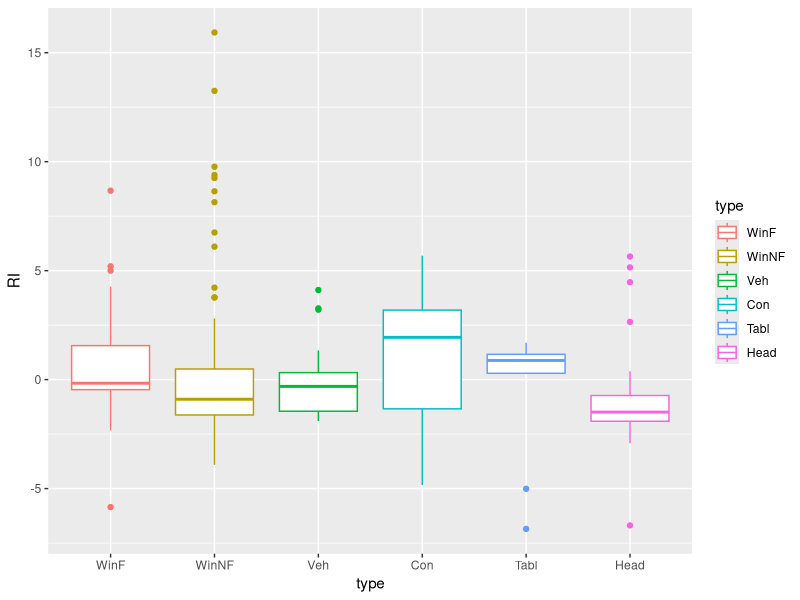
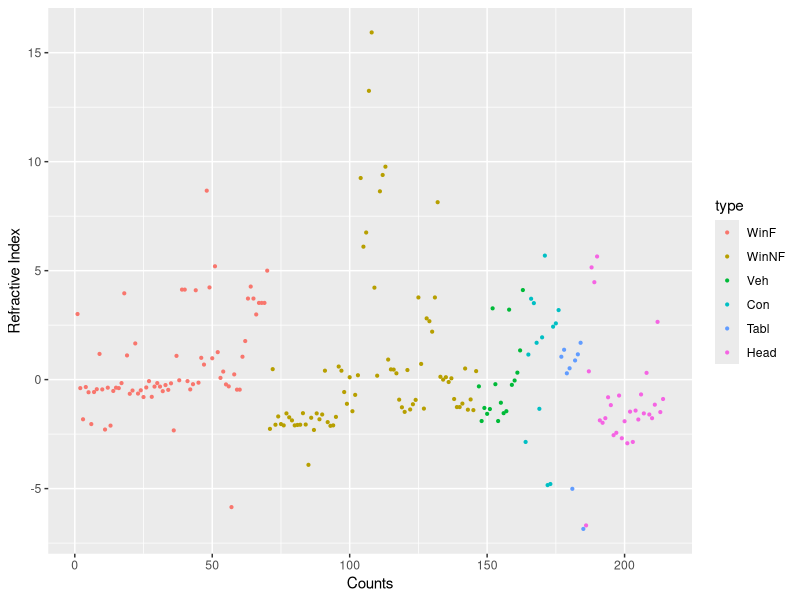
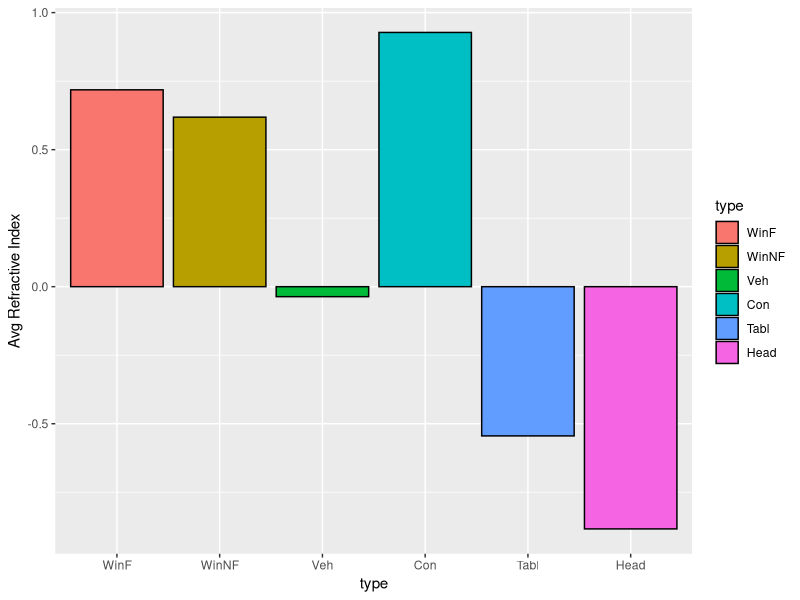
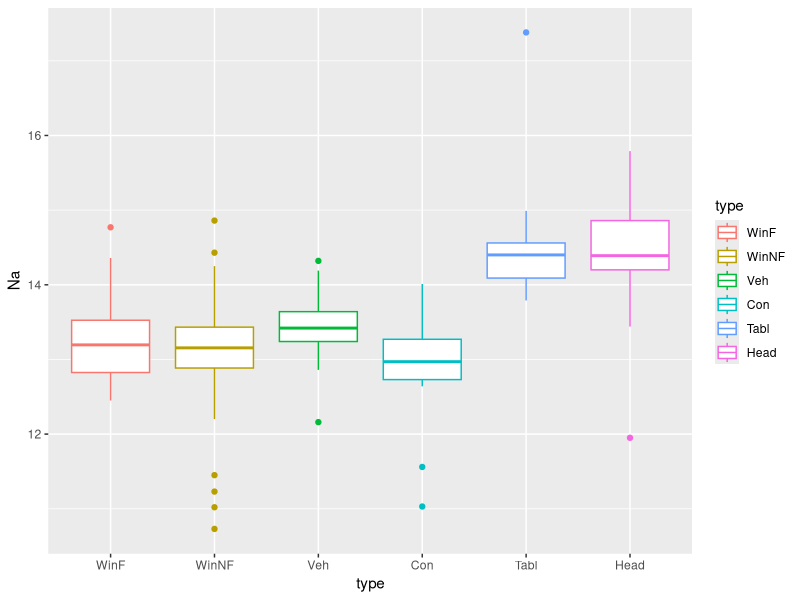
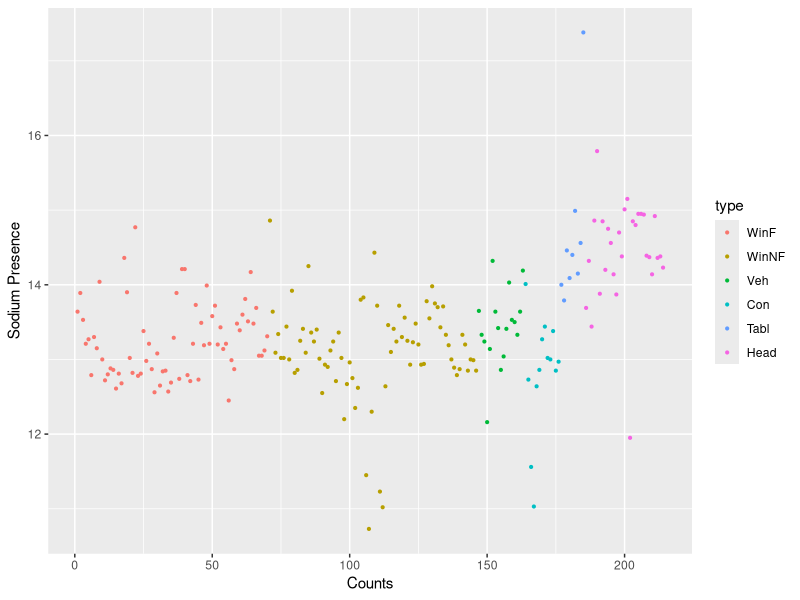
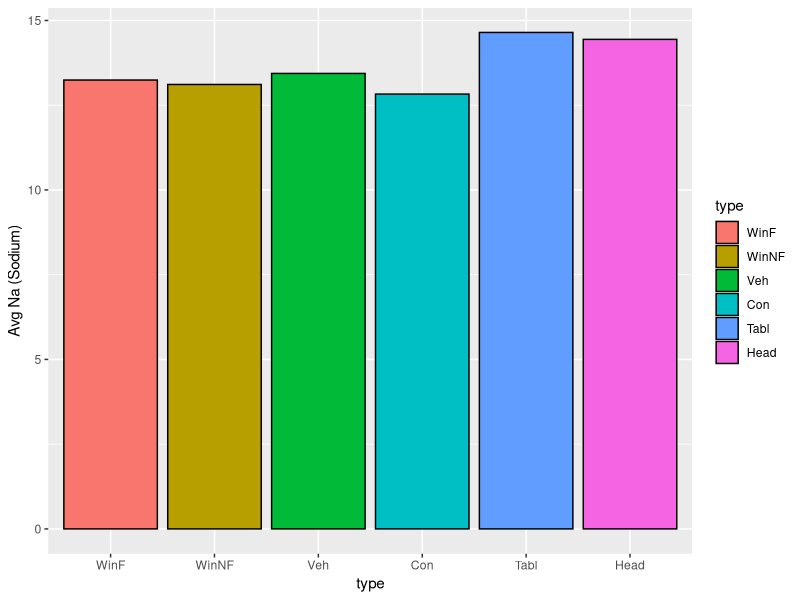
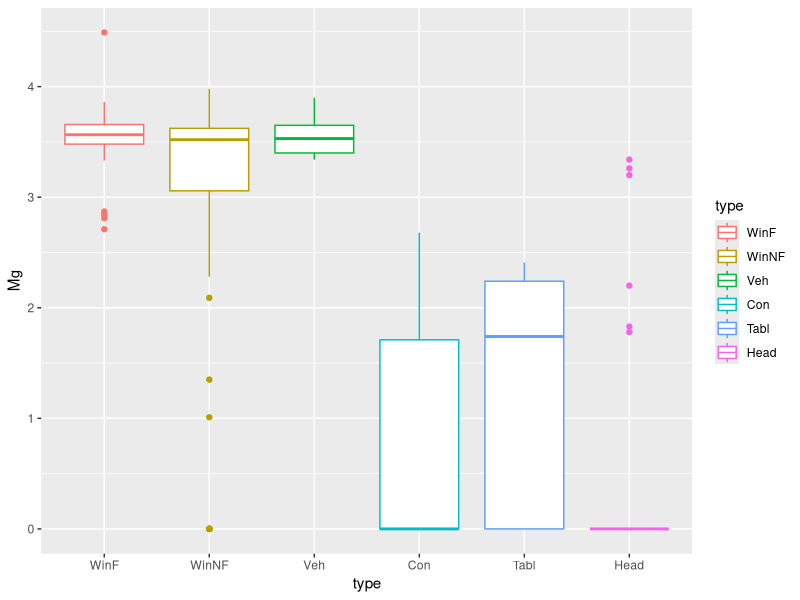
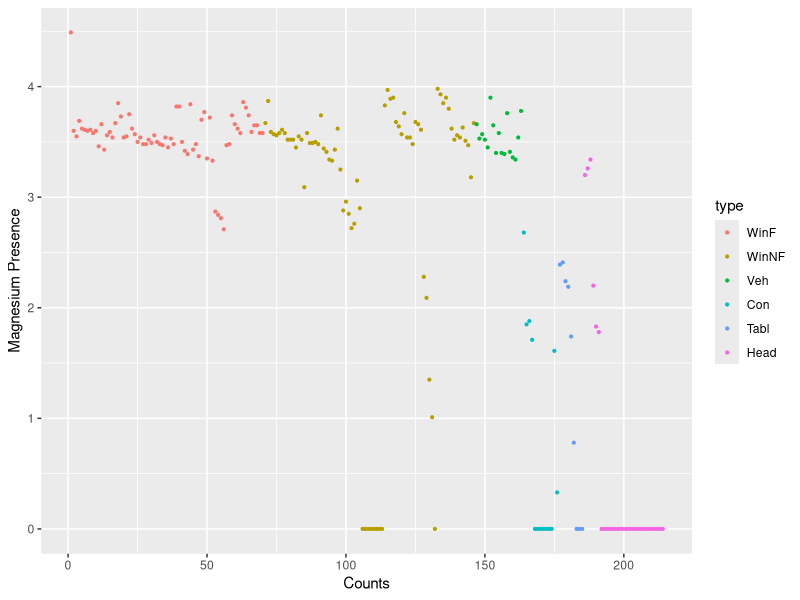

R code for these plots, in order:
# ******************************************************************************************************
# K-Nearest Neighbor Classification - Forensic Glass Dataset
# 
# We analyze the data set of 214 glass shards of six possible glass types
# based on the available measurements on shard characteristics including Refractive index (RI)
# Which group of glass does the sample belong to..?
# ******************************************************************************************************

options(scipen = 999)

# use of external libraries
library(class)
library(MASS) # The forensic glass dataset is inbuilt in this package
library(ggplot2)
library(plyr)
library(caret)

# Load the dataset
data(fgl)
# Check the data load
str(fgl)

# Check on the frequency distribution of response variable type
table(fgl$type) # Proportions are very uneven

head(fgl, 10)
# Looking at the data rows, we see the rows are arranged / grouped by type in an orderly manner. 
# This would not work for KNN classification and we need to randomize the order.. 
# In essence we need to shuffle our dataset 

# ********** Data Exploration and Data Preparation Block *************************************** #

# Check for missing values
sum(is.na(fgl)) # There are no missing values in the dataset

# We will do some visualizations and exploration on the dataset

# Studying each of the type vs RI (Refractive Index)
ggplot(fgl, aes(x = type, y = RI)) + geom_boxplot(aes(color = type))
ggplot(fgl, aes(x = seq_along(RI), y = RI, fill = type)) + 
  geom_point(aes(color = type), pch = 19, cex = 0.75) + xlab("Counts") + ylab("Refractive Index")
# The refractive index falls within very distinctive range for each of the types of glass
# visualizing a bar plot with average RI by type
aggSet <- ddply(fgl, "type", summarise, meanval = mean(RI))
ggplot(aggSet, aes(x = type, y = meanval, fill = type)) + 
  geom_bar(stat = "identity", position = "identity", col = "black") +
  ylab("Avg Refractive Index")
# The average Refractive Index for various types are very different than each other...

# Studying each of the type vs Na (Amount of Sodium)
ggplot(fgl, aes(x = type, y = Na)) + geom_boxplot(aes(color = type))
ggplot(fgl, aes(x = seq_along(Na), y = Na, fill = type)) + 
  geom_point(aes(color = type), pch = 19, cex = 0.75) + xlab("Counts") + ylab("Sodium Presence") 
# The presence of Na falls within very distinctive range for each of the types of glass
# visualizing a bar plot with average Na by type
aggSet <- ddply(fgl, "type", summarise, meanval = mean(Na))
ggplot(aggSet, aes(x = type, y = meanval, fill = type)) + 
  geom_bar(stat = "identity", position = "identity", col = "black") +
  ylab("Avg Na (Sodium)")
# The average Sodium presence for all types of glass is relatively high and for Tabl and Head glass
# it is particularly higher than the rest...

# Studying each of the type vs Mg (Amount of Magnesium)
ggplot(fgl, aes(x = type, y = Mg)) + geom_boxplot(aes(color = type))
ggplot(fgl, aes(x = seq_along(Mg), y = Mg, fill = type)) + 
  geom_point(aes(color = type), pch = 19, cex = 0.75) + xlab("Counts") + ylab("Magnesium Presence") 
# Except for categories WinF and winNF the magnesium contents are different across other glass types
# visualizing a bar plot with average Mg by type
aggSet <- ddply(fgl, "type", summarise, meanval = mean(Mg))
ggplot(aggSet, aes(x = type, y = meanval, fill = type)) + 
  geom_bar(stat = "identity", position = "identity", col = "black") +
  ylab("Avg Mg (Magnesium)")
# The average Sodium presence for all types of glass is relatively high and for Tabl and Head glass
# it is particularly higher than the rest...

# Studying each of the type vs Al (Amount of Aluminium)
ggplot(fgl, aes(x = type, y = Al)) + geom_boxplot(aes(color = type))
ggplot(fgl, aes(x = seq_along(Al), y = Al, fill = type)) + 
  geom_point(aes(color = type), pch = 19, cex = 0.75) + xlab("Counts") + ylab("Aluminium Presence") 
# visualizing a bar plot with average Al by type
aggSet <- ddply(fgl, "type", summarise, meanval = mean(Al))
ggplot(aggSet, aes(x = type, y = meanval, fill = type)) + 
  geom_bar(stat = "identity", position = "identity", col = "black") +
  ylab("Avg Al (Aluminium)")
# Presence of Aluminium is also different across various types

# Studying each of the type vs Si (Amount of Silicon)
ggplot(fgl, aes(x = type, y = Si)) + geom_boxplot(aes(color = type))
ggplot(fgl, aes(x = seq_along(Si), y = Si, fill = type)) + 
  geom_point(aes(color = type), pch = 19, cex = 0.75) + xlab("Counts") + ylab("Silicon Presence") 
# visualizing a bar plot with average Si by type
aggSet <- ddply(fgl, "type", summarise, meanval = mean(Si))
ggplot(aggSet, aes(x = type, y = meanval, fill = type)) + 
  geom_bar(stat = "identity", position = "identity", col = "black") +
  ylab("Avg Si (Silicon)")
# Silicon presence in various types of glass are uniform and seems to be not having a statistical significance
# in classifying a glass type

# Studying each of the type vs K (Amount of Potassium)
ggplot(fgl, aes(x = type, y = K)) + geom_boxplot(aes(color = type))
ggplot(fgl, aes(x = seq_along(K), y = K, fill = type)) + 
  geom_point(aes(color = type), pch = 19, cex = 0.75) + xlab("Counts") + ylab("Potassium Presence") 
# visualizing a bar plot with average K by type
aggSet <- ddply(fgl, "type", summarise, meanval = mean(K))
ggplot(aggSet, aes(x = type, y = meanval, fill = type)) + 
  geom_bar(stat = "identity", position = "identity", col = "black") +
  ylab("Avg K (Potassium)")
# Glass type Con has a distinctive higher Potassium content than any other glass type

# Studying each of the type vs Ca (Amount of Calcium)
ggplot(fgl, aes(x = type, y = Ca)) + geom_boxplot(aes(color = type))
ggplot(fgl, aes(x = seq_along(Ca), y = Ca, fill = type)) + 
  geom_point(aes(color = type), pch = 19, cex = 0.75) + xlab("Counts") + ylab("Calcium Presence") 
# visualizing a bar plot with average Ca by type
aggSet <- ddply(fgl, "type", summarise, meanval = mean(Ca))
ggplot(aggSet, aes(x = type, y = meanval, fill = type)) + 
  geom_bar(stat = "identity", position = "identity", col = "black") +
  ylab("Avg Ca (Calcium)")
# Calcium content is relatively higher across all types and specifically for type con

# Studying each of the type vs Ba (Amount of Barium)
ggplot(fgl, aes(x = type, y = Ba)) + geom_boxplot(aes(color = type))
ggplot(fgl, aes(x = seq_along(Ba), y = Ba, fill = type)) + 
  geom_point(aes(color = type), pch = 19, cex = 0.75) + xlab("Counts") + ylab("Barium Presence") 
# visualizing a bar plot with average Ba by type
aggSet <- ddply(fgl, "type", summarise, meanval = mean(Ba))
ggplot(aggSet, aes(x = type, y = meanval, fill = type)) + 
  geom_bar(stat = "identity", position = "identity", col = "black") +
  ylab("Avg Ba (Barium)")
# Other than glass type Head - all others have relatively very low barium content

# Studying each of the type vs Fe (Amount of Fe)
ggplot(fgl, aes(x = type, y = Fe)) + geom_boxplot(aes(color = type))
ggplot(fgl, aes(x = seq_along(Fe), y = Fe, fill = type)) + 
  geom_point(aes(color = type), pch = 19, cex = 0.75) + xlab("Counts") + ylab("Iron Presence") 
# visualizing a bar plot with average Fe by type
aggSet <- ddply(fgl, "type", summarise, meanval = mean(Fe))
ggplot(aggSet, aes(x = type, y = meanval, fill = type)) + 
  geom_bar(stat = "identity", position = "identity", col = "black") +
  ylab("Avg Fe (Iron)")
# Glass type Tabl and Head has a very low Fe content than all other types

# Let us shuffle the iris dataset - orderly arrangement will not work for KNN classification
set.seed(1234)
# This is a number of R's random number generator. The major advantage of setting a seed is that we can get the same sequence of 
# random numbers whenever we supply the same seed in the random number generator.
# we would create a group of random numbers as equal to size of the dataset
gp <- runif(nrow(fgl))
# We will now shuffle the fgl dataset.. arrange the rows in the order of the random number gp and keep all
# the columns
fgl_shuffled <- fgl[order(gp),]
# Lets verify the arrangement, by checking the first 10 observations
head(fgl_shuffled, 10)

# Lets check the summary of all numerical variables except the response variable
summary(fgl_shuffled[-10])
# We see for every variable the scale is different

# As a part of data preparation, we first normalize the values, where we transform all the values to a common scale
# we write our own normalize function
normalize <- function(colVariable) {
  numerator <- colVariable - min(colVariable)
  denominator <- max(colVariable) - min(colVariable)
  return (numerator/denominator)
}
# We will now use the normalize function and scale the fgl_shuffled dataset
fgl_shuffled_n <- as.data.frame(lapply(fgl_shuffled[1:9], normalize))
# if we see the numerical column summary for our normalized dataset
summary(fgl_shuffled_n)

# Now we will split fgl_shuffled_n into a training and test dataset - 
# knn will be applied on training dataset to learn and then verified against test dataset
fgl_train <- fgl_shuffled_n[1:180,]
fgl_test <- fgl_shuffled_n[181:214,]

# we isolate the response variable again into train and test from the original shuffled dataset
fgl_train_target <- fgl_shuffled[1:180,10]
fgl_test_target <- fgl_shuffled[181:214,10]

# ********** Classification Model **************************************************** #

# To run the k-nearest neighbor algorithm we need to use the training dataset, 
# test dataset and use the training target variable

# Now k is a user defined value and the rule of thumb is k = sqrt(number of observations)
# k means - how many nearest neighbors we want the algorithm to calculate and it is 
# always benefecial to use a odd number, because since it takes majority votes .. 
# in case of even number we may end up with a tie in which case the resolution will be random

# Lets use k = 15 (approx sqrt(214))

knn_classification <- knn(train = fgl_train, test = fgl_test, cl = fgl_train_target, k = 11)

# Now knn_classification has the prediction of classification of all the values in the test dataset
confusionMatrix(knn_classification, fgl_test_target)

# ConfusionMatrix shows a prediction accuracy of 67.65%